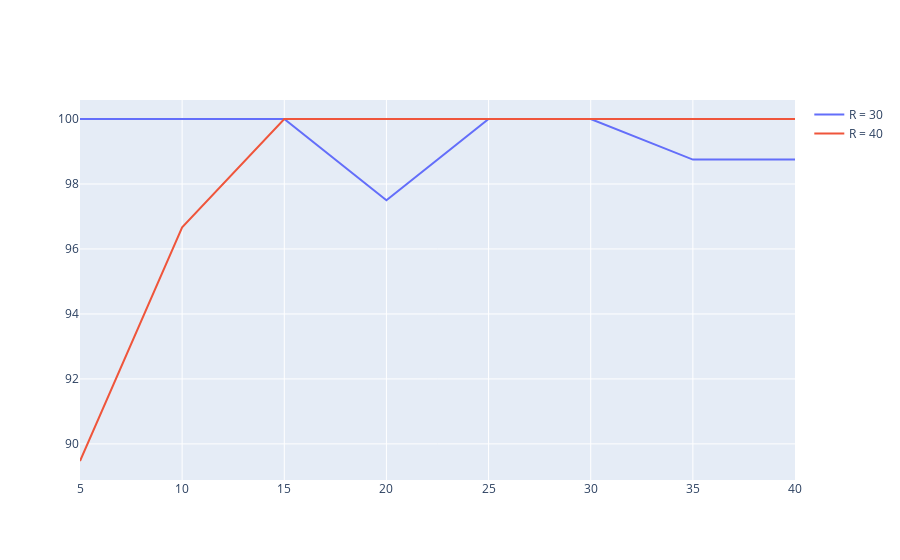

Source (notebook cell):
### Code cell
r = [5, 10, 15, 20, 25, 30, 35, 40]

trace0 = go.Scatter(
    x = r,
    y = localized_nodes_percentage1,
    mode = 'lines',
    name = 'R = 30'
)

trace1 = go.Scatter(
    x = r,
    y = localized_nodes_percentage2,
    mode = 'lines',
    name = 'R = 40'
)

data = [trace0, trace1]

iplot(data)

### Figure 1 — Plotly figure (JSON) as saved in the notebook; plotly's stock layout.template omitted (floating-point values rounded to 4 significant figures)
{"data": [{"mode": "lines", "name": "R = 30", "type": "scatter", "x": [5, 10, 15, 20, 25, 30, 35, 40], "y": [100, 100, 100, 97.5, 100, 100, 98.75, 98.75]}, {"mode": "lines", "name": "R = 40", "type": "scatter", "x": [5, 10, 15, 20, 25, 30, 35, 40], "y": [89.47, 96.67, 100, 100, 100, 100, 100, 100]}], "layout": {}}
